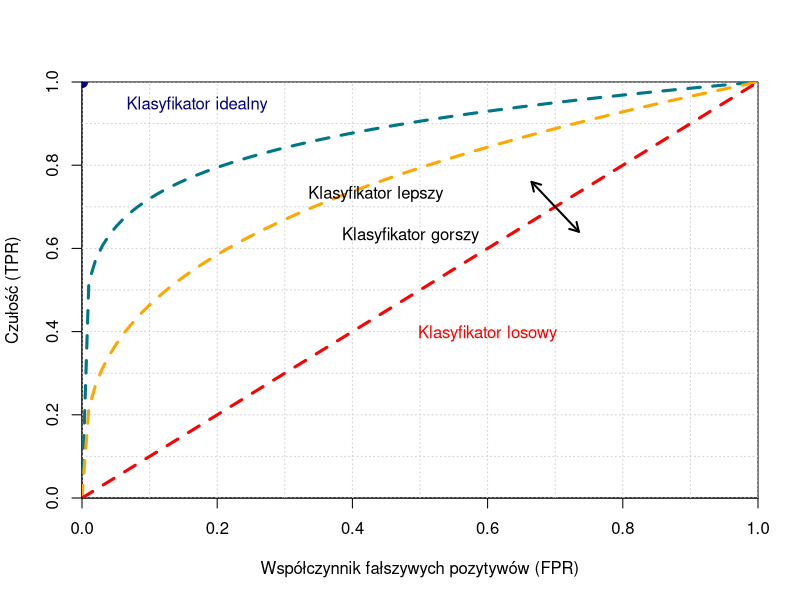

Recreate this plot in R.
# Set up the plot
plot(0, 0, type="n", xlim=c(0, 1), ylim=c(0, 1), xlab="Współczynnik fałszywych pozytywów (FPR)", ylab="Czułość (TPR)", xaxs="i", yaxs="i")

# Add the grid
abline(v=seq(0, 1, by=0.1), lty=3, col="lightgray")
abline(h=seq(0, 1, by=0.1), lty=3, col="lightgray")

# Add the title
# title(main="Krzywa ROC")

# Add the blue point and label
points(0, 1, col="navy", pch=20, cex=2, lwd=2)
text(0.17, 0.91, "Klasyfikator idealny", pos=3, col="navy")

# Add the green line and label with a thicker line
x_values <- seq(0, 1, length.out=100)
y_values <- x_values^(1/7)
lines(x_values, y_values, col="#007788", lwd=3, lty="dashed")

x_values <- seq(0, 1, length.out=100)
y_values <- x_values^(1/7)

# Add the orange line and label with a thicker line
x_values <- seq(0, 1, length.out=100)
y_values <- x_values^(1/3)
lines(x_values, y_values, col="#FFA700", lwd=3, lty="dashed")

# Add the red line and label with a thicker line
abline(a=0, b=1, col="red", lwd=3, lty="dashed")
text(0.6, 0.36, "Klasyfikator losowy", pos=3, col="red")

x_values <- seq(0, 1, length.out=100)
y_values <- seq(0, 1, length.out=100)

# Add the vector perpendicular to the red line
arrows(0.7, 0.7, 0.665, 0.76, length = 0.1, lwd = 2, col = "black")
text(0.32, 0.73, "Klasyfikator lepszy", pos=4, col="black")

arrows(0.7, 0.7, 0.735, 0.64, length = 0.1, lwd=2, col = "black")
text(0.37, 0.63, "Klasyfikator gorszy", pos=4, col="black")
